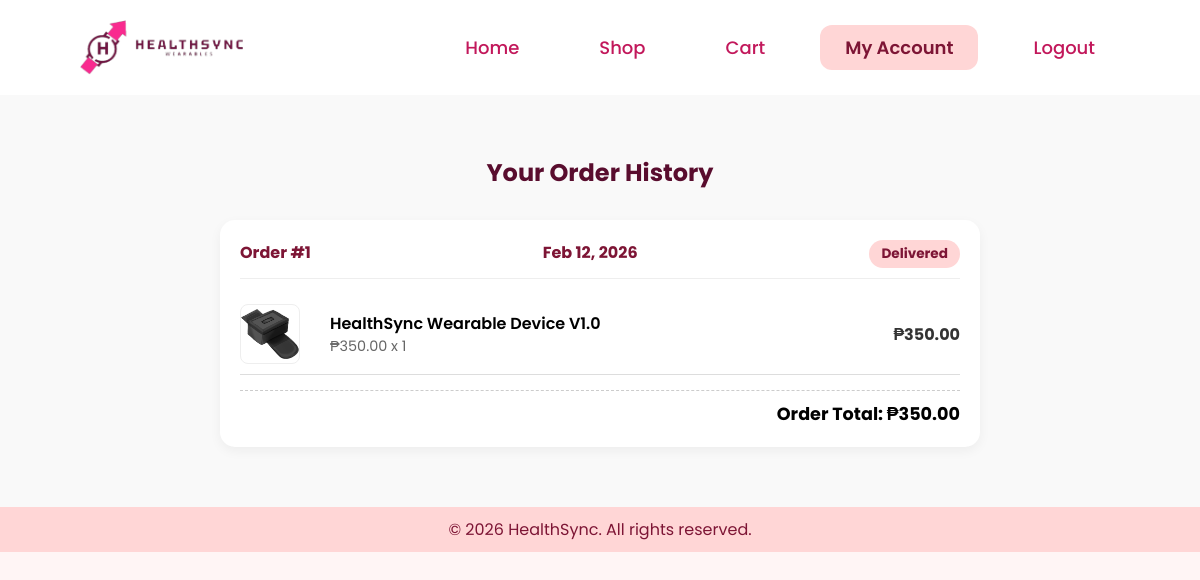
The page /user-php/user-order-history.php (signed in) on the database its author committed.
### tables this page shows
CREATE TABLE `tbl_order_items` (
  `order_item_id` bigint(15) NOT NULL,
  `order_id` bigint(15) NOT NULL,
  `prod_id` int(11) NOT NULL,
  `prod_name` varchar(255) NOT NULL,
  `quantity` int(11) NOT NULL,
  `price_at_purchase` decimal(10,2) NOT NULL,
  `total_item_price` decimal(10,2) NOT NULL
);

CREATE TABLE `tbl_orders` (
  `order_id` bigint(15) NOT NULL,
  `usact_id` bigint(15) NOT NULL,
  `usact_fname` varchar(100) NOT NULL,
  `usact_sname` varchar(100) NOT NULL,
  `add_id` bigint(15) NOT NULL,
  `order_address` text NOT NULL,
  `order_phone` varchar(20) NOT NULL,
  `order_total` decimal(10,2) NOT NULL,
  `order_status` enum('Pending','Ready for Pickup','Shipped','Delivered','Cancelled') DEFAULT 'Pending',
  `payment_status` enum('Unpaid','Paid','Refunded') DEFAULT 'Unpaid',
  `order_date` timestamp NOT NULL DEFAULT current_timestamp(),
  `deleted_at` timestamp NULL DEFAULT NULL
);

CREATE TABLE `tbl_products` (
  `prod_id` bigint(15) NOT NULL,
  `prod_name` varchar(100) NOT NULL,
  `prod_description` text DEFAULT NULL,
  `prod_price` decimal(10,2) NOT NULL,
  `prod_quantity` int(11) NOT NULL,
  `prod_image` varchar(255) DEFAULT NULL,
  `deleted_at` timestamp NULL DEFAULT NULL
);

### user-php/user-order-history.php (the view, shortened to what this page needs)
<?php
include('config.php');
$user_id = $_SESSION['user_id'];
$query_orders = "
    SELECT
        o.order_id, o.order_status, o.order_date, o.order_total,
        oi.prod_id, oi.prod_name, oi.quantity, oi.price_at_purchase, oi.total_item_price,
        p.prod_image
    FROM tbl_orders o
    JOIN tbl_order_items oi ON o.order_id = oi.order_id
    LEFT JOIN tbl_products p ON oi.prod_id = p.prod_id
    WHERE o.usact_id = '$user_id' AND o.deleted_at IS NULL
    ORDER BY o.order_date DESC, o.order_id DESC";
$result_orders = mysqli_query($conn, $query_orders);
?>
<!DOCTYPE html>
<html lang="en">
<head>
    <link rel="stylesheet" href="user-styles-3.css">
</head>
<body>
    <header>
        <div class="healthsync-logo">
            <img src="images/Logos/logo3.png" alt="HealthSync Logo" class="logo-img">
        </div>
        <nav>
            <ul>
                <li><a href="index.php" class="nav-item">Home</a></li>
                <li><a href="user-buy-now.php" class="nav-item">Shop</a></li>
                <li><a href="user-cart.php" class="nav-item">Cart</a></li>
                <li class="dropdown">
                    <a href="#" class="nav-item active">My Account</a>
                </li>
                <li><a href="user-logout.php" class="nav-item">Logout</a></li>
            </ul>
        </nav>
    </header>
    <section class="order-history-section">
        <div class="order-history-container" style="max-width: 800px; margin: 40px auto; padding: 0 20px;">
            <h2 style="color: #590D2E; margin-bottom: 30px;">Your Order History</h2>
            <?php
            if (mysqli_num_rows($result_orders) > 0) {
                $current_order_id = null;
                while ($row = mysqli_fetch_assoc($result_orders)) {
                    if ($current_order_id != $row['order_id']) {
                        $current_order_id = $row['order_id'];
                        $order_total = $row['order_total'];
                        echo '<div class="order-card">';
                        echo '<div class="order-header">';
                        echo '<span>Order #' . $row['order_id'] . '</span>';
                        echo '<span>' . date("M d, Y", strtotime($row['order_date'])) . '</span>';
                        echo '<span class="status-badge">' . $row['order_status'] . '</span>';
                        echo '</div>';
                        echo '<div class="order-items-list">';
                    }
                    echo '<div class="order-item">';
                    echo '<div class="product-info">';
                    $img_path = !empty($row['prod_image']) ? $row['prod_image'] : 'uploads/products/default.png';
                    echo '<img src="' . $img_path . '" alt="Product">';
                    echo '<div class="product-details">';
                    echo '<div style="font-weight: 600;">' . $row['prod_name'] . '</div>';
                    echo '<div style="font-size: 0.9rem; color: #666;">₱' . number_format($row['price_at_purchase'], 2) . ' x ' . $row['quantity'] . '</div>';
                    echo '</div>';
                    echo '</div>';
                    echo '<div class="product-total">₱' . number_format($row['total_item_price'], 2) . '</div>';
                    echo '</div>';
                }
                echo '</div><div class="order-footer"><strong>Order Total: ₱' . number_format($order_total, 2) . '</strong></div>';
                echo '</div>';
            } else {
                echo '<div class="order-card" style="text-align:center;"><p>You haven\'t placed any orders yet.</p></div>';
            }
            ?>
        </div>
    </section>
    <footer>
        <p>&copy; 2026 HealthSync. All rights reserved.</p>
    </footer>
</body>
</html>

### user-css/user-styles-3.css (style rules this page uses)
* { margin: 0; padding: 0; box-sizing: border-box; font-family: 'Poppins', sans-serif; }
body { background-color: #FFF5F5; overflow-x: hidden; }
header { display: flex; justify-content: space-between; align-items: center; padding: 20px 80px; background-color: white; }
.healthsync-logo { display: flex; align-items: center; cursor: pointer; }
.logo-img { height: 55px; width: auto; }
nav ul { display: flex; align-items: center; list-style: none; gap: 30px; }
.nav-item { text-decoration: none; color: #C2185B; font-weight: 500; font-size: 18px; padding: 10px 25px; border-radius: 12px; transition: all 0.3s ease; }
.nav-item.active { background-color: #FFD6D6; color: #7D1535; font-weight: 600; }
footer { background-color: #FFD6D6; color: #7D1535; padding: 10px; text-align: center; }
h2 { font-size: 24px; color: #590D2E; margin-bottom: 20px; text-align: center; }
.dropdown { position: relative; display: inline-block; }
.order-history-section { padding: 20px; background-color: #f9f9f9; }
.order-history-container { max-width: 1200px; margin: 0 auto; }
.order-card { background-color: #fff; padding: 20px; margin-bottom: 20px; border-radius: 8px; box-shadow: 0 2px 8px rgba(0,0,0,0.1); }
.order-header { display: flex; justify-content: space-between; margin-bottom: 15px; }
.order-item { display: flex; justify-content: space-between; padding: 10px 0; border-bottom: 1px solid #ddd; }
.product-info { display: flex; align-items: center; }
.product-info img { width: 50px; height: 50px; margin-right: 15px; }
.product-details { display: flex; flex-direction: column; }
.product-total { font-size: 1em; font-weight: bold; color: #333; }

### user-php/user-order-history.php (style rules this page uses)
.dropdown { position: relative; display: inline-block; }
.order-card { background: #fff; border-radius: 15px; padding: 20px; margin-bottom: 25px; box-shadow: 0 4px 12px rgba(0,0,0,0.05); }
.order-header { display: flex; justify-content: space-between; border-bottom: 1px solid #eee; padding-bottom: 10px; margin-bottom: 15px; font-weight: bold; color: #7D1535; }
.order-item { display: flex; justify-content: space-between; align-items: center; padding: 10px 0; }
.product-info { display: flex; align-items: center; gap: 15px; }
.product-info img { width: 60px; height: 60px; object-fit: contain; border-radius: 8px; border: 1px solid #eee; }
.order-footer { margin-top: 15px; text-align: right; border-top: 1px dashed #ccc; padding-top: 10px; font-size: 1.1rem; }
.status-badge { padding: 4px 12px; border-radius: 20px; font-size: 0.85rem; background: #FFD6D6; color: #7D1535; }

### rows shown on the page
tbl_order_items: order.order_id "1", order.order_date "Feb 12, 2026", order.order_status "Delivered", prod.prod_image (picture), prod_name "HealthSync Wearable Device V1.0", price_at_purchase "350.00", quantity "1", total_item_price "350.00", order.order_total "350.00"
